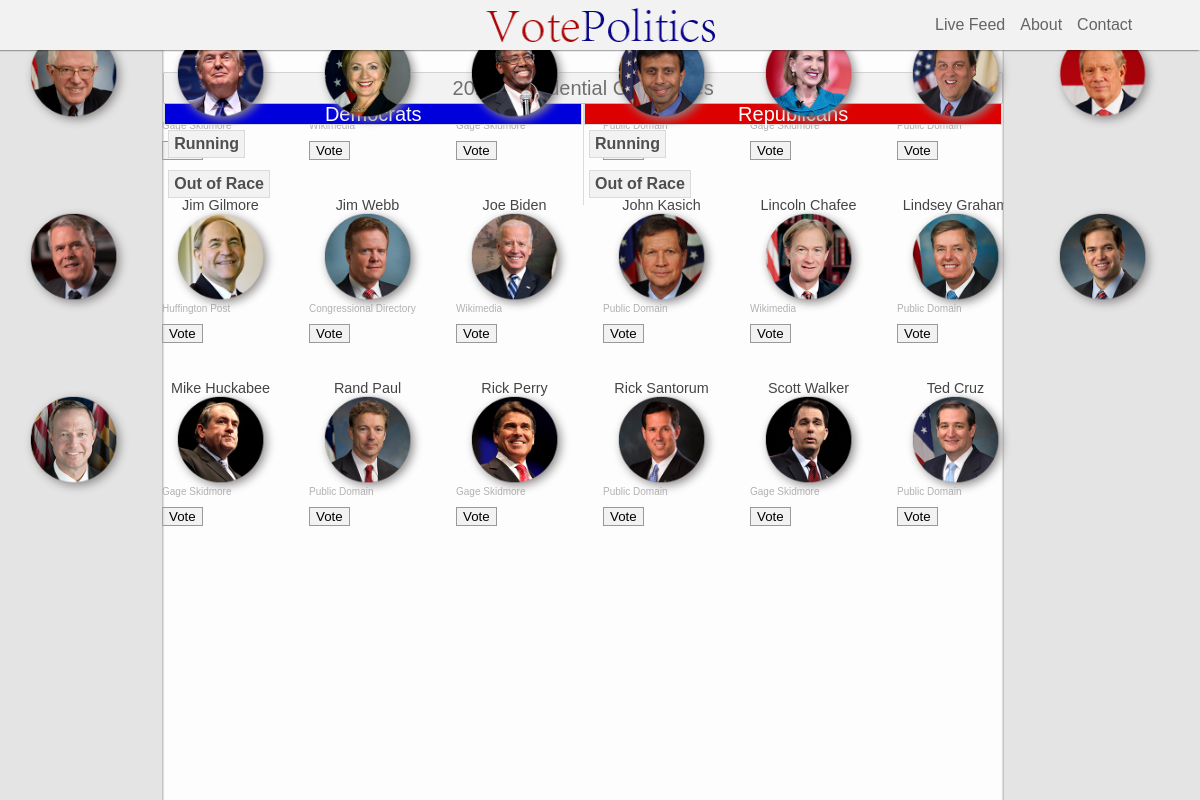
The page / on the database its author committed.
### tables this page shows
CREATE TABLE `votes_tbl` (
  `vote_id` int(11) NOT NULL AUTO_INCREMENT,
  `politician_id` int(11) NOT NULL,
  `total_votes` int(11) NOT NULL,
  PRIMARY KEY (`vote_id`),
  KEY `politician id_idx` (`politician_id`),
  CONSTRAINT `politician id` FOREIGN KEY (`politician_id`) REFERENCES `politicians_tbl` (`politician_id`) ON DELETE NO ACTION ON UPDATE NO ACTION
);

CREATE TABLE `politicians_tbl` (
  `politician_id` int(11) NOT NULL AUTO_INCREMENT,
  `politician_name` varchar(45) NOT NULL,
  `politician_party` varchar(45) NOT NULL,
  `running_status` varchar(45) NOT NULL,
  `portrait_url` varchar(255) NOT NULL,
  `wikipedia_url` varchar(255) NOT NULL,
  `photo_source` varchar(255) NOT NULL,
  `twitter_data_id` varchar(255) NOT NULL,
  `google_news_query` varchar(255) NOT NULL,
  PRIMARY KEY (`politician_id`)
);

### config/vp_dbconfig.inc (called while the page is built, shortened)
<?php
$databname='db_votepolitics';
?>

### index.php (the view, shortened to what this page needs)
<?php include('header.php'); ?>
		<div id="right-sidebar">
		</div>
		<div id="content">
			<div id="recaptcha" class="g-recaptcha" data-sitekey="" style="margin: 0 auto;"></div>
			<div id="name-header">
			<h3>2016 Presidential Candidates</h3>
			</div>
			<div id="democratic-candidates">
			<h3 style="color: rgb(253, 253, 253); background-color: rgb(0, 0, 221);
					   border: 1px solid rgb(218, 218, 218);
					    margin-left: 1px;">Democrats</h3>
			<div id="democratic-running">
				<div class="status">
				<p>Running</p>
				</div>
			</div>
			<div id="democratic-notrunning">
				<div class="status">
				<p>Out of Race</p>
				</div>
			</div>
			</div>
			<div id="republican-candidates">
			<h3 style="color: rgb(253, 253, 253); background-color: rgb(221, 0, 0);
					   border: 1px solid rgb(218, 218, 218);
					   margin-right: 1px;">Republicans</h3>
			<div id="republican-running">
				<div class="status">
				<p>Running</p>
				</div>
			</div>
				<div id="republican-notrunning">
					<div class="status">
					<p>Out of Race</p>
					</div>
				</div>
			</div>
		</div>
	<?php
		include('config/vp_dbconfig.inc');
		$connection = mysqli_connect($dbhost,$dbuser,$dbpass);
		mysqli_select_db($connection, $databname);
		$query =
		"SELECT *
		FROM ".$databname.".politicians_tbl, ".$databname.".votes_tbl
		WHERE votes_tbl.politician_id = politicians_tbl.politician_id
		ORDER BY running_status DESC, politician_name ASC";
		$result = mysqli_query($connection, $query);
		$dirname = "photos/";
		while($row=mysqli_fetch_object($result))
		{
			$politician_id = $row->politician_id;
			$politician_party = $row->politician_party;
			$politician_display_name = $row->politician_name;
			$politician_name_1 = str_replace(' ', '-', $row->politician_name);
			$politician_name_identifier = str_replace("'", "\'", $politician_name_1);
			$politician_status = $row->running_status;
			$portrait_image = $row->portrait_url;
			$wiki_link = $row->wikipedia_url;
			$source = $row->photo_source;
			echo
			'<div class="'.$politician_party.'Candidate">'.
				'<div class="candidate-container" id="'.$politician_id.'">'.
					'<h2>'.$politician_display_name.'</h2>'.
					'<div class="candidate-photo">'.
					'<img src="'.$dirname.$portrait_image.'" height="130" width="130">'.
					'</div>'.
					'<div>'.
					'<p class="photo-source">'.$source.'</p>'.
					'</div>'.
					'<div class="running-status">'.
						'<p>'.$politician_status.'</p>'.
					'</div>';
			echo
					'<div class="candidate-wiki">'.
						'<object data="'.$wiki_link.'"></object>'.
					'</div>'.
				'</div>';
			echo
			'<form action="">'.
				'<span id="'.$politician_id.'"></span>'.
				'<button class="vote-button" type="button" value="'.$politician_name_identifier.'" onclick="updateVote(this.value)">Vote</button>'.
			'</form>'.
			'</div>';
		}
	?>
	</body>
</html>

### header.php (shortened to what this page needs)
<!DOCTYPE HTML>
<html>
	<head>
		<link rel="stylesheet" type="text/css" href="css/style.css" />
	</head>
	<body>
		<header>
			<a href="http://www.votepolitics.us"><h1></h1></a>
			<nav>
				<ul>
					<a href="live-feed.php"><li>Live Feed</li></a>
					<a href="about.php"><li>About</li></a>
					<a href="contact.php"><li>Contact</li></a>
				</ul>
			</nav>
		</header>

### css/style.css (style rules this page uses)
html, body, div, span, applet, object, iframe, h1, h2, h3, h4, h5, h6, p, blockquote, pre, a, abbr, acronym, address, big, cite, code, del, dfn, em, img, ins, kbd, q, s, samp, small, strike, strong, sub, sup, tt, var, b, u, i, center, dl, dt, dd, ol, ul, li, fieldset, form, label, legend, table, caption, tbody, tfoot, thead, tr, th, td, article, aside, canvas, details, embed, figure, figcaption, footer, header, hgroup, menu, nav, output, ruby, section, summary, time, mark, audio, video { margin: 0; padding: 0; border: 0; font-size: 100%; font: inherit; vertical-align: baseline; }
article, aside, details, figcaption, figure, footer, header, hgroup, menu, nav, section { display: block; }
body { line-height: 1; font-family: Lucida Sans Unicode, Lucida Grande, sans-serif; background-color: rgb(253, 253, 253); overflow: hidden; }
ol, ul { list-style: none; }
html, body { height: 100%; background-color: rgb(253, 253, 253); }
h1 { background-image: url(../photos/votepolitics.png); background-size: contain; height: 45px; width: 232px; background-repeat: no-repeat; margin: 5px auto 0 auto; }
h2 { font-size: .90em; text-align: center; color: rgb(69, 69, 69); }
h3 { font-size: 1.25em; line-height: 1.00em; text-align: center; }
header { height: 50px; width: 100%; background-color: rgb(242, 242, 242); box-shadow: -1px 0px 2px #000000; position: fixed; z-index: 4; top: 0; }
nav li { float: left; margin-right: 15px; color: rgb(100, 100, 100); }
nav ul { position: absolute; top: 0; right: 0; width: 265px; height: 50px; line-height: 50px; }
#content, #about, #contact, #live-feed { margin: 0 auto; width: 70%; height: 93%; left: 13.6%; position: fixed; overflow: auto; padding-top: 1%; top: 50px;* }
#left-sidebar, #right-sidebar { top: 50px; }
#right-sidebar { background-color: rgb(228, 228, 228); box-shadow: -1px 0 2px #A8A8A8; height: 97%; width: 16.3%; right: 0; position: fixed; overflow: auto; }
#name-header { color: rgb(111, 111, 111); background-color: rgb(242, 242, 242); box-shadow: 0px 0px 1px #000000; position: relative; padding: 5px; margin-left: 1px; margin-right: 1px; }
.status { width: 100%; height: 40px; float: left; }
.status p { color: rgb(79, 79, 79); background-color: rgb(242, 242, 242); border: 1px solid rgb(218, 218, 218); margin: 5px; padding: 5px; font-weight: bold; position: absolute; }
#democratic-candidates, #republican-candidates { width: 49.9%; text-align: center; }
#democratic-candidates { float: left; }
#republican-candidates { float: right; border-left: 1px solid rgb(219, 219, 219); }
.photo-source { margin-top: 2px; color: rgb(177, 177, 177); font-size: 10px; }
.candidate-container { margin-bottom: 10px; }
.vote-button { background-color: rgb(242, 242, 242); border: 1px solid rgb(153, 153, 153); }
.DemocraticCandidate, .RepublicanCandidate { display: inline-block; width: 117px; height: 153px; padding: 10px; margin: 5px; }
.candidate-photo { height: 90px; width: 90px; background-repeat: no-repeat; background-size: contain; margin: 0 auto; }
.candidate-photo img { -webkit-filter: drop-shadow(3px 3px 5px rgb(140, 136, 136)); position: relative; z-index: 3; cursor: pointer; cursor: hand; width: 90px; height: 90px; }
#recaptcha { display: block; width: 304px; padding-bottom: 1.25%; }

### rows shown on the page
votes_tbl: politician.portrait_url (picture)
votes_tbl: politician.portrait_url (picture), politician.photo_source "Gage Skidmore"
votes_tbl: politician.portrait_url (picture), politician.photo_source "Wikimedia"
votes_tbl: politician.portrait_url (picture), politician.photo_source "Gage Skidmore"
votes_tbl: politician.portrait_url (picture), politician.photo_source "Public Domain"
votes_tbl: politician.portrait_url (picture), politician.photo_source "Gage Skidmore"
votes_tbl: politician.portrait_url (picture), politician.photo_source "Public Domain"
votes_tbl: politician.portrait_url (picture)
votes_tbl: politician.portrait_url (picture)
votes_tbl: politician.politician_name "Jim Gilmore", politician.portrait_url (picture), politician.photo_source "Huffington Post"
votes_tbl: politician.politician_name "Jim Webb", politician.portrait_url (picture), politician.photo_source "Congressional Directory"
votes_tbl: politician.politician_name "Joe Biden", politician.portrait_url (picture), politician.photo_source "Wikimedia"
votes_tbl: politician.politician_name "John Kasich", politician.portrait_url (picture), politician.photo_source "Public Domain"
votes_tbl: politician.politician_name "Lincoln Chafee", politician.portrait_url (picture), politician.photo_source "Wikimedia"
votes_tbl: politician.politician_name "Lindsey Graham", politician.portrait_url (picture), politician.photo_source "Public Domain"
votes_tbl: politician.portrait_url (picture)
votes_tbl: politician.portrait_url (picture)
votes_tbl: politician.politician_name "Mike Huckabee", politician.portrait_url (picture), politician.photo_source "Gage Skidmore"
votes_tbl: politician.politician_name "Rand Paul", politician.portrait_url (picture), politician.photo_source "Public Domain"
votes_tbl: politician.politician_name "Rick Perry", politician.portrait_url (picture), politician.photo_source "Gage Skidmore"
votes_tbl: politician.politician_name "Rick Santorum", politician.portrait_url (picture), politician.photo_source "Public Domain"
votes_tbl: politician.politician_name "Scott Walker", politician.portrait_url (picture), politician.photo_source "Gage Skidmore"
votes_tbl: politician.politician_name "Ted Cruz", politician.portrait_url (picture), politician.photo_source "Public Domain"
